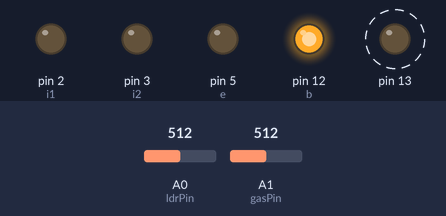
Simulated run of this sketch. Board: Arduino Uno, built with avr-gcc and run on an emulated ATmega328P. Parts: output pins drawn as LEDs (lit = HIGH). Dashed ring = blinking. The inputs (shaded band) are chosen by the test bench; at power-on: A1 (gasPin) = 512, A0 (ldrPin) = 512. What the sketch prints to the serial monitor is not drawn.

Above: at 1.45 s.
1.5 s: A1 (gasPin) set to 161
At 1.85 s:
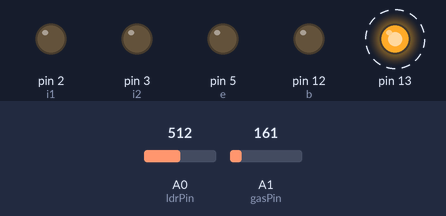
4.7 s: A1 (gasPin) set to 140
At 6.0 s:
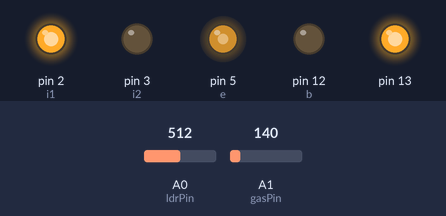
6.3 s: A1 (gasPin) set to 160
At 6.48 s:
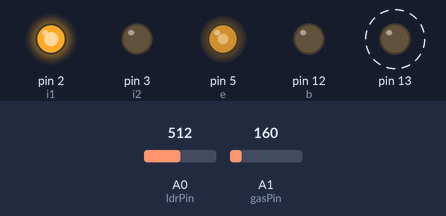
Timing chart, 0 to 15.5 s (numbered marks = the images above; inputs shaded):
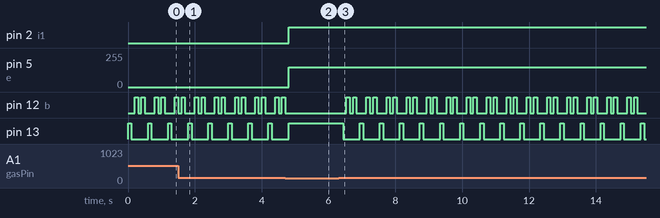

The sketch:

IDE_code.ino
```cpp
const int b=12;
const int i1=2;
const int i2=3;
const int e=5;
const int fanPin = 4;
const int gasPin = A1;
const int ldrPin = A0;

void setup() {
  pinMode(13,OUTPUT);
  pinMode(b,OUTPUT);
  pinMode(i2,OUTPUT);
  pinMode(i1,OUTPUT);
  pinMode(e,OUTPUT);

  Serial.begin(9600);

}

void loop() {

int gasValue = analogRead(gasPin);   // Gas sensor value
Serial.println(" | Gas: ");
Serial.print(gasValue);

  // ----- GAS DETECTION LOGIC -----
  if(gasValue > 150) { // You can calibrate this threshold
    digitalWrite(13, HIGH); // Flash LED as alert
    delay(100);
    digitalWrite(13, LOW);
    delay(100);
    digitalWrite(b, HIGH); // Flash LED as alert
    delay(100);
      digitalWrite(b, LOW); // Flash LED as alert
    delay(100);
     digitalWrite(b, HIGH); // Flash LED as alert
    delay(100);
      digitalWrite(b, LOW); // Flash LED as alert
    delay(100);
    return; // Skip rest of loop to prioritize gas alert
  }

    // ----- FAN CONTROL -----
  if (gasValue>100) {
   analogWrite(e,150);
   digitalWrite(i1,HIGH);
   digitalWrite(i2,LOW);
}

  int ldrValue = analogRead(ldrPin);  // Light level
  Serial.println("LDR: ");
  Serial.println(ldrValue);


   // ----- LIGHT CONTROL -----
  if (ldrValue < 1000 ) {
    digitalWrite(13, HIGH); // Turn on light
  } else {
    digitalWrite(13, LOW); // Turn off light
  }

  }
```

Measured:
- the behaviour switches between 151 and 150 on A1 (gasPin) (found by bisection; images 1 and 2)
- after the input at 4.7 s, pin 2 (i1): LOW → HIGH after 0.10 s; pin 5 (e): 0/255 → 150/255 after 0.10 s; pin 12 (b): goes on until 4.7 s, then stays LOW; pin 13: goes on until 4.8 s, then stays HIGH
- after the input at 6.3 s, pin 12 (b): LOW → HIGH after 0.24 s, then repeats every 0.60 s: LOW 0.10 s, HIGH 0.10 s, LOW 0.30 s, HIGH 0.10 s; pin 13: alternates HIGH for 0.10 s and LOW for 0.50 s, starting after 0.14 s
- by itself, pin 12 (b): repeats every 0.60 s: HIGH 0.10 s, LOW 0.30 s, HIGH 0.10 s, LOW 0.10 s
- by itself, pin 13: alternates HIGH for 0.10 s and LOW for 0.50 s
